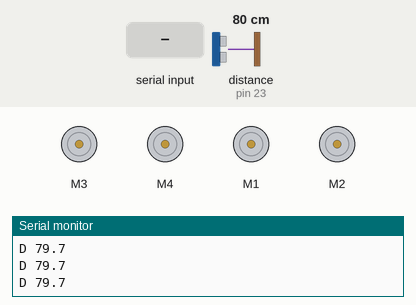
Recording of a sketch running on a simulated Arduino Mega 2560, built with avr-gcc and run on an emulated ATmega2560. Parts: 4 × DC motor (green arrow = forward, orange = backward, longer = faster), the last lines printed to the serial monitor. Wiring (inferred from the names in the program): ultrasonic range finder: trigger pin 22; echo pin 23. The inputs (shaded band) are chosen by the test bench; at power-on: distance to the obstacle (sensor on pin 23) 80 cm. The echo pulse lasts 58.3 µs per cm.

Above: at 1.2 s.
1.3 s: "S 45\n" received over Serial
At 1.6 s:
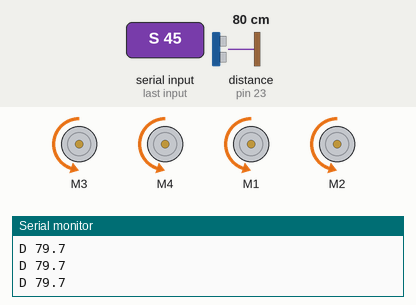
2.8 s: byte 87 ('W') received over Serial
At 4.0 s:
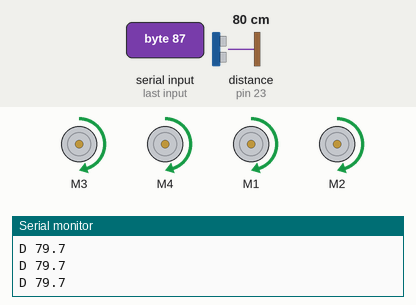
4.3 s: byte 65 ('A') received over Serial
At 5.1 s:
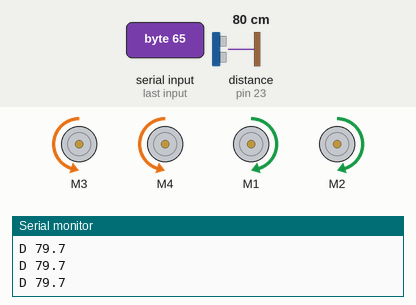
5.8 s: byte 68 ('D') received over Serial
At 6.3 s:
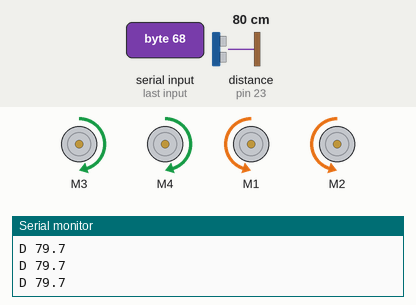
7.3 s: byte 69 ('E') received over Serial
At 8.5 s:
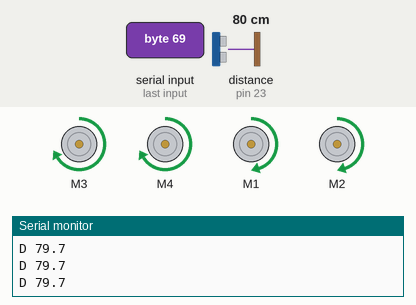
8.8 s: "C90\n" received over Serial
At 12.6 s:
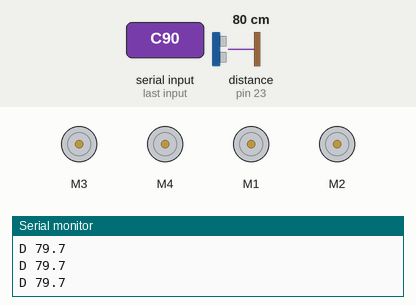
Timing chart, 0 to 12.8 s (numbered marks = the images above; inputs shaded):
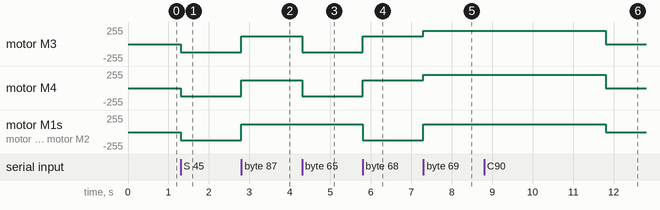

The sketch:

main.ino
```cpp
// Robot Car Main Entry Point (main.ino)
// Arduino Mega 2560 + Adafruit Motor Shield v1
//
// Modular Header Files:
//   - motor_control.h  : 馬達驅動與 control() 運動控制函數
//   - ultrasonic.h     : 超聲波 D22/D23 腳位與 getDistance() 測距函數
//   - serial_comm.h    : 樹莓派 Serial 串口通訊協定 (波特率 115200)

#include <Arduino.h>
#include "motor_control.h"
#include "ultrasonic.h"
#include "serial_comm.h"

// 實體化 AFMotor 馬達物件 (於全域中宣告一次)
AF_DCMotor rightFront(1); // M1 (右前)
AF_DCMotor rightRear(2);  // M2 (右後)
AF_DCMotor leftFront(3);  // M3 (左前)
AF_DCMotor leftRear(4);   // M4 (左後)

unsigned long lastRangeAt = 0;

void setup() {
  // 🎯 初始化各模組
  setupSerialComm(115200); // 串口通訊初始化 (波特率 115200)
  setupMotors();           // 馬達初始化
  setupUltrasonic();       // 超聲波 D22/D23 腳位初始化
}

void loop() {
  unsigned long now = millis();

  // 1. 處理樹莓派傳入的串口控制指令 (C pwml pwmr dirL dirR 或 WASD)
  handleSerialComm();

  // 2. 實時超聲波測距 (每 50ms 執行一次)
  if (now - lastRangeAt >= 50) {
    lastRangeAt = now;
    readUltrasonic();
    sendSerialTelemetry();
  }

}
```

motor_control.h
```cpp
#ifndef MOTOR_CONTROL_H
#define MOTOR_CONTROL_H

#include <Arduino.h>
#include <AFMotor.h>

// 宣告外部 AFMotor 物件 (實體化於 main.ino)
extern AF_DCMotor rightFront;
extern AF_DCMotor rightRear;
extern AF_DCMotor leftFront;
extern AF_DCMotor leftRear;

const uint8_t defaultPWM = 120;

inline void control(uint8_t pwml, uint8_t pwmr, uint8_t leftDir, uint8_t rightDir) {
  leftFront.setSpeed(pwml);
  leftRear.setSpeed(pwml);
  rightFront.setSpeed(pwmr);
  rightRear.setSpeed(pwmr);

  leftFront.run(leftDir);
  leftRear.run(leftDir);
  rightFront.run(rightDir);
  rightRear.run(rightDir);
}

inline void setupMotors() {
  control(0, 0, RELEASE, RELEASE);
}

#endif
```

serial_comm.h
```cpp
#ifndef SERIAL_COMM_H
#define SERIAL_COMM_H

#include <Arduino.h>
#include "motor_control.h"
#include "ultrasonic.h"

// 🎯 1. 串口初始化 (預設波特率 115200)
inline void setupSerialComm(unsigned long baudrate = 115200) {
  Serial.begin(baudrate);
}

// 🎯 2. 解析樹莓派傳入的串口指令 (支援 4 參數指令: 'C <pwml> <pwmr> <dirL> <dirR>' 與 WASD 指令)
inline void handleSerialComm() {
  while (Serial.available() > 0) {
    char cmd = Serial.peek();

    // 4 參數精確控制指令: 'C pwml pwmr dirL dirR'
    if (cmd == 'C' || cmd == 'c') {
      Serial.read(); // 吃掉 'C' 字元
      int pwml = Serial.parseInt();
      int pwmr = Serial.parseInt();
      int dirL = Serial.parseInt();
      int dirR = Serial.parseInt();

      // 清理尾隨的換行與空白字元
      while (Serial.available() > 0 && (Serial.peek() == '\r' || Serial.peek() == '\n' || Serial.peek() == ' ')) {
        Serial.read();
      }

      control((uint8_t)pwml, (uint8_t)pwmr, (uint8_t)dirL, (uint8_t)dirR);
    }
    // WASD 單字元相容指令
    else {
      cmd = (char)Serial.read();
      switch (cmd) {
        case 'W': case 'w': control(defaultPWM, defaultPWM, FORWARD, FORWARD); break;
        case 'S': case 's': control(defaultPWM, defaultPWM, BACKWARD, BACKWARD); break;
        case 'A': case 'a': control(defaultPWM, defaultPWM, BACKWARD, FORWARD); break;
        case 'D': case 'd': control(defaultPWM, defaultPWM, FORWARD, BACKWARD); break;
        case 'E': case 'e': control(200, 120, FORWARD, FORWARD); break;
        case 'B': case 'b': control(0, 0, RELEASE, RELEASE); break;
        default: break;
      }
    }
  }
}

// 🎯 3. 每隔 50ms (20Hz) 經由串口發送超聲波距離給樹莓派 ('D <distance_cm>')
inline void sendSerialTelemetry() {
  static unsigned long lastTelemetryAt = 0;
  unsigned long now = millis();

  if (now - lastTelemetryAt >= 50) {
    lastTelemetryAt = now;
    Serial.print(F("D "));
    if (distanceCm < 0) {
      Serial.println(F("-1.0"));
    } else {
      Serial.println(distanceCm, 1);
    }
  }
}

#endif
```

ultrasonic.h
```cpp
#ifndef ULTRASONIC_H
#define ULTRASONIC_H

#include <Arduino.h>

// 超聲波腳位 (D22 / D23)
const uint8_t TRIG_PIN = 22;
const uint8_t ECHO_PIN = 23;

inline float distanceCm = -1.0f;

inline void setupUltrasonic() {
  pinMode(TRIG_PIN, OUTPUT);
  pinMode(ECHO_PIN, INPUT);
}

inline float getDistance() {
  digitalWrite(TRIG_PIN, LOW);
  delayMicroseconds(2);
  digitalWrite(TRIG_PIN, HIGH);
  delayMicroseconds(10);
  digitalWrite(TRIG_PIN, LOW);

  unsigned long duration = pulseIn(ECHO_PIN, HIGH, 12000UL); // 12ms 超時 (對應 2m 範圍)
  if (duration == 0) return -1.0f;
  return (duration * 0.0343f / 2.0f);
}

inline void readUltrasonic() {
  distanceCm = getDistance();
}

#endif
```

Measured:
- after the input at 1.3 s, motor M3, motor M4, motor M1, motor M2: stopped → backward 120/255 at once
- after the input at 2.8 s, motor M3, motor M4, motor M1, motor M2: backward 120/255 → forward 120/255 at once
- after the input at 4.3 s, motor M3, motor M4: forward 120/255 → backward 120/255 at once
- after the input at 5.8 s, motor M3, motor M4: backward 120/255 → forward 120/255 at once; motor M1, motor M2: forward 120/255 → backward 120/255 at once
- after the input at 7.3 s, motor M3, motor M4: forward 120/255 → forward 200/255 at once; motor M1, motor M2: backward 120/255 → forward 120/255 at once
- after the input at 8.8 s, motor M3, motor M4: forward 200/255 → stopped after 3.0 s; motor M1, motor M2: forward 120/255 → stopped after 3.0 s
